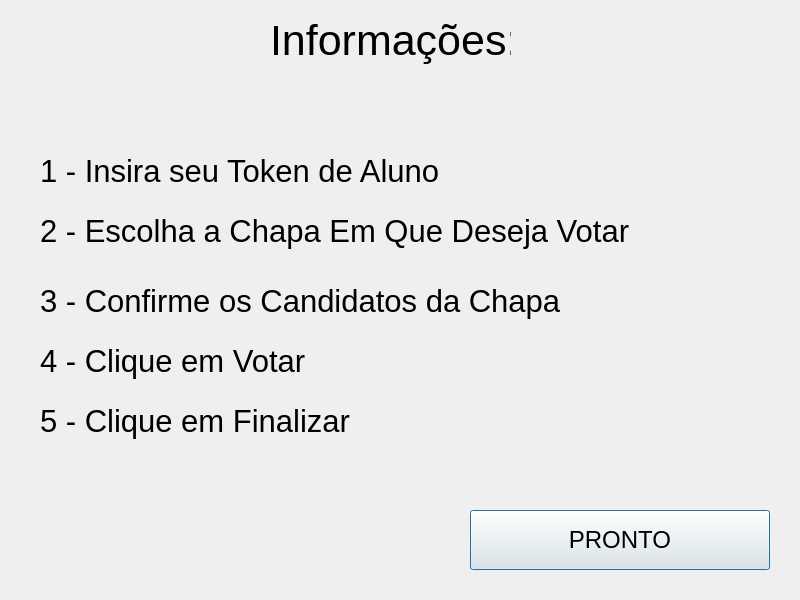
<?xml version="1.0" encoding="UTF-8"?>
<ui version="4.0">
 <class>Informacoes</class>
 <widget class="QDialog" name="Informacoes">
  <property name="geometry">
   <rect>
    <x>0</x>
    <y>0</y>
    <width>800</width>
    <height>600</height>
   </rect>
  </property>
  <property name="windowTitle">
   <string>Dialog</string>
  </property>
  <widget class="QPushButton" name="pushButton">
   <property name="geometry">
    <rect>
     <x>470</x>
     <y>510</y>
     <width>300</width>
     <height>60</height>
    </rect>
   </property>
   <property name="font">
    <font>
     <pointsize>18</pointsize>
    </font>
   </property>
   <property name="text">
    <string>PRONTO</string>
   </property>
  </widget>
  <widget class="QLabel" name="label">
   <property name="geometry">
    <rect>
     <x>270</x>
     <y>10</y>
     <width>241</width>
     <height>61</height>
    </rect>
   </property>
   <property name="font">
    <font>
     <pointsize>32</pointsize>
    </font>
   </property>
   <property name="text">
    <string>Informações:</string>
   </property>
  </widget>
  <widget class="QLabel" name="label_2">
   <property name="geometry">
    <rect>
     <x>40</x>
     <y>140</y>
     <width>711</width>
     <height>61</height>
    </rect>
   </property>
   <property name="font">
    <font>
     <pointsize>23</pointsize>
    </font>
   </property>
   <property name="text">
    <string>1 - Insira seu Token de Aluno</string>
   </property>
  </widget>
  <widget class="QLabel" name="label_3">
   <property name="geometry">
    <rect>
     <x>40</x>
     <y>200</y>
     <width>711</width>
     <height>61</height>
    </rect>
   </property>
   <property name="font">
    <font>
     <pointsize>23</pointsize>
    </font>
   </property>
   <property name="text">
    <string>2 - Escolha a Chapa Em Que Deseja Votar</string>
   </property>
  </widget>
  <widget class="QLabel" name="label_4">
   <property name="geometry">
    <rect>
     <x>40</x>
     <y>270</y>
     <width>711</width>
     <height>61</height>
    </rect>
   </property>
   <property name="font">
    <font>
     <pointsize>23</pointsize>
    </font>
   </property>
   <property name="text">
    <string>3 - Confirme os Candidatos da Chapa</string>
   </property>
  </widget>
  <widget class="QLabel" name="label_5">
   <property name="geometry">
    <rect>
     <x>40</x>
     <y>330</y>
     <width>711</width>
     <height>61</height>
    </rect>
   </property>
   <property name="font">
    <font>
     <pointsize>23</pointsize>
    </font>
   </property>
   <property name="text">
    <string>4 - Clique em Votar</string>
   </property>
  </widget>
  <widget class="QLabel" name="label_6">
   <property name="geometry">
    <rect>
     <x>40</x>
     <y>390</y>
     <width>711</width>
     <height>61</height>
    </rect>
   </property>
   <property name="font">
    <font>
     <pointsize>23</pointsize>
    </font>
   </property>
   <property name="text">
    <string>5 - Clique em Finalizar</string>
   </property>
  </widget>
 </widget>
 <resources/>
 <connections/>
</ui>
